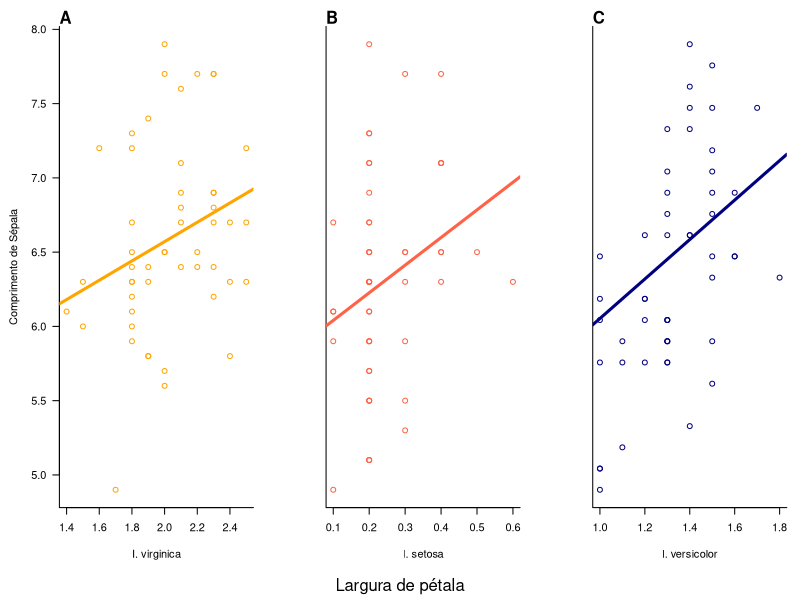

The R script that drew this image: (Note: this script raises an error after producing the figure.)
## ---- chunk 1
knitr::opts_chunk$set(echo = TRUE)
## ---- chunk 2
data(iris)
summary(iris)
## ---- chunk 3
#Fazendo os coeficientes de intercepto
seto <- lm(Sepal.Length ~ Petal.Width, data=iris[iris$Species=="setosa",])
virg <- lm(Sepal.Length ~ Petal.Width, data=iris[iris$Species=="virginica",])
vers <- lm(Sepal.Length ~ Petal.Width, data=iris[iris$Species=="versicolor",])
coefseto <- coef(seto)
coefvirg <- coef(virg)
coefvers <- coef(vers)

## ---- chunk 4
#Definindo o dispositivo gráfico numa pasta
png("../Figs/resultado08.png", res=300, width=2400, height=1200)
#Primeiro: colocando todos na mesma coluna e direcionando os gráficos
par(mfrow=c(1,3), bty='l', las=1,
    mar=c(7, 4.5, 2, 1))
#Plotando os gráficos
#Indexando os valores para apenas uma espécies (I. virginica)
plot(Sepal.Length ~ Petal.Width, data=iris[iris$Species=="virginica",],
     #Selecionando cor
     col="orange",
     #Definindo limites e rótulos
      ylab="Comprimento de Sépala", xlab="I. virginica")
#Adicionando os coeficientes
abline(a=coefvirg[1], b=coefvirg[2],
       col='orange', lwd=3)
mtext("A", 3, adj=0, font=2)

#Repetindo o processo de plotagem
plot(Sepal.Length ~ Petal.Width, data=iris[iris$Species=="setosa",],
     col="tomato",
     #Nos próximos plots, serão escondidos os rótulos do eixo Y
     xlab="I. setosa", yaxt='n', ylab = "")
abline(a=coefseto[1], b=coefseto[2],
       col='tomato', lwd=3)
mtext("B", 3, adj=0, font=2)
#Adicionando a legenda compartilhada no eixo X
mtext("Largura de pétala",side=1,outer=TRUE,padj=-1.5)

plot(Sepal.Length ~ Petal.Width, data=iris[iris$Species=="versicolor",],
                                col="navy",
                              xlab="I. versicolor", yaxt='n', ylab = "")
abline(a=coefseto[1], b=coefseto[2],
       col='navy', lwd=3)
mtext("C", 3, adj=0, font=2)
#Visualizando o gráfico
dev.off()
## ---- chunk 5
knitr::include_graphics("../Figs/resultado08.png")
